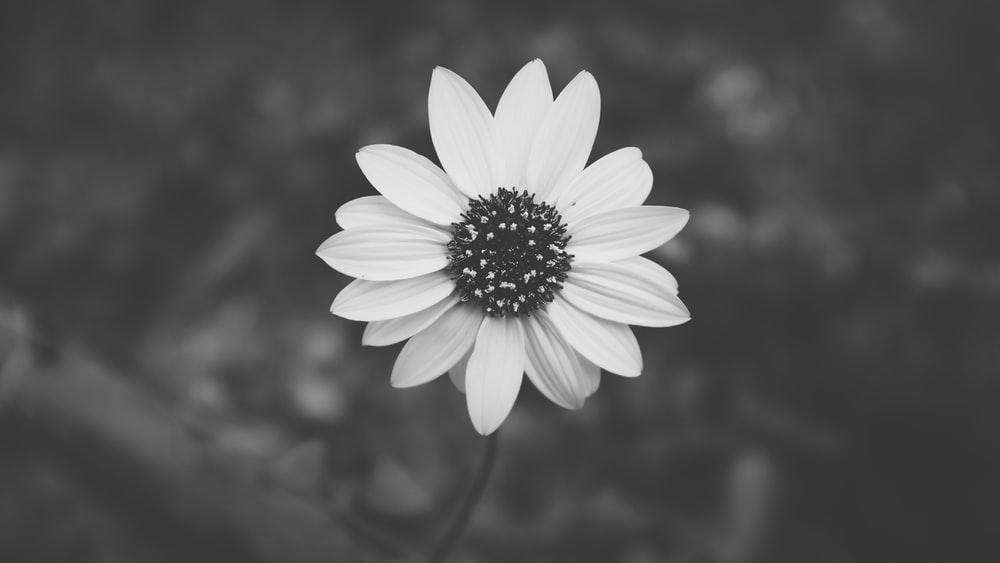
#> input picture Lab/Lab 1/Citra Tugas Lab 1/sunflower.jpg, 1000 x 563 px, found by its file name
$ jupyter execute Lab1_MuhammadIrfanJunaidi_1906293202.ipynb   (older library calls are emulated)
#> lines starting #> are read from the running program, lines starting #| are printed output that depends on the picture
[cell 1]
from skimage import io, color, util, exposure, filters, morphology
import numpy as np
import matplotlib.pyplot as plt

## **1. [40] Diberikan citra “flower.jpg” yang berukuran 563 x 1000.**

## a. [5] Tampilkan histogram citra tersebut dengan range intensitas 0 - 255

[cell 2]
i1 = io.imread("Citra Tugas Lab 1\sunflower.jpg")
#> i1 is the input picture: shape (563, 1000); min 4, max 255, mean 86.6

gray = util.img_as_ubyte(color.rgb2gray(i1))

plt.title("Original")
plt.hist(gray.flatten(), 256, range=(0,256))
plt.show()
#> figure, not shown here; tallest bar 26661 high, from x = 60 to 61

## b. [10] Lakukan histogram equalization terhadap citra tersebut kemudian tampilkan histogramnya.

[cell 3]
# Equalization
eq_i1 = exposure.equalize_hist(i1)
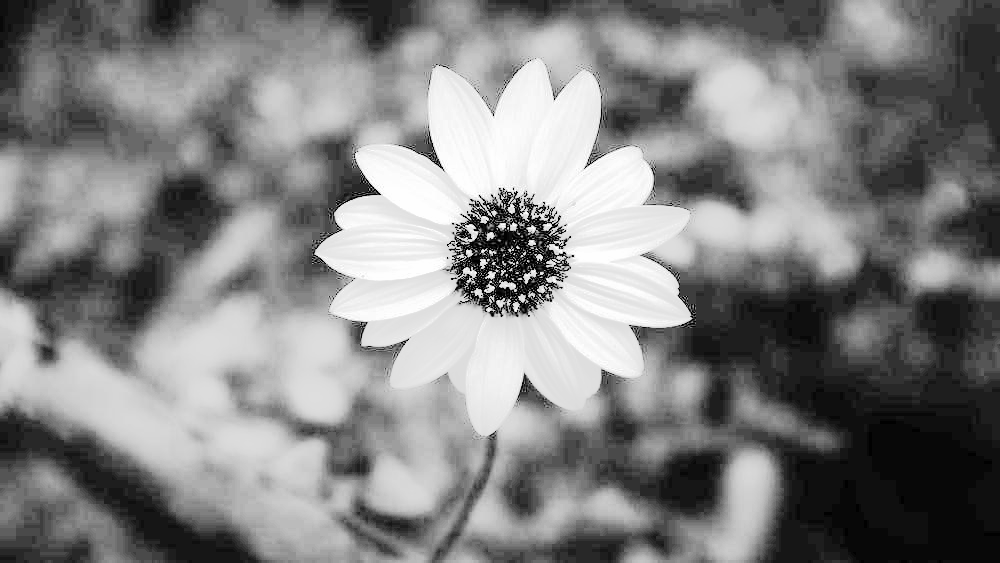
#> eq_i1: shape (563, 1000) float64; min 1.78e-06, max 1, mean 0.512

gray_eq = util.img_as_ubyte(color.rgb2gray(eq_i1))

plt.title("Histogram Equalization")
plt.hist(gray_eq.flatten(), 256, range=(0,256))
plt.show()
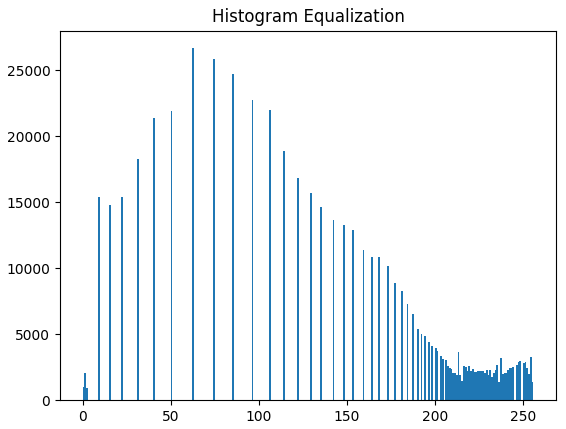
#> figure drawn by matplotlib, 1 panel; tallest bar 26661 high, from x = 62 to 63

## c. [10] Lakukan contrast stretching terhadap citra asli kemudian tampilkan histogramnya.

[cell 4]
# Contrast Stretching
mn = min(i1.flatten())
#> mn = 4
mx = max(i1.flatten())
#> mx = 255
b = int(np.floor(255 / (mx - mn)))
#> b = 1
i1_cs = (i1 - mn) * b

gray_cs = util.img_as_ubyte(color.rgb2gray(i1_cs))

plt.title("Contrast Stretching")
plt.hist(gray_cs.flatten(), 256, range=(0,256))
plt.show()
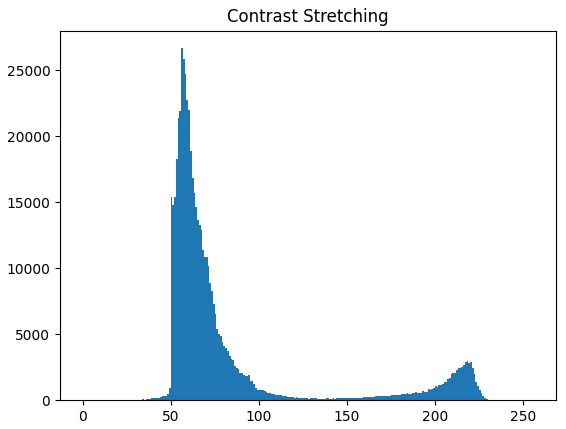
#> figure drawn by matplotlib, 1 panel; tallest bar 26661 high, from x = 56 to 57

## d. [15] Coba ceritakan perbedaan apa yang dapat anda temukan antara metode histogram equalization dan contrast stretching.

### **Histogram Equalization** mengubah pemetaan gray level menjadi lebih menyebar dalam range 0-255. Dapat dilihat bahwa pada hasil **Histogram Equalization** level kontras yang jumlahnya banyak dibuat renggang dan level kontras yang jumlahnya sedikit dibuat rapat. Sedangkan, **Contrast Stretching** memperluas range intensitas citra yang tadinya terbatas menjadi range intensitas penuh.

## **2. [30] Diberikan citra “iris.jpg” berukuran 254 x 199.**

## a. [10] Gunakan Sobel spatial filter dan Prewitt spatial filter untuk menemukan dan menampilkan horizontal edge dari citra tersebut

[cell 5]
i2 = io.imread("Citra Tugas Lab 1\iris.jpg")
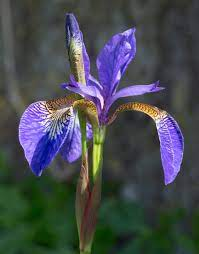
#> input picture Lab/Lab 1/Citra Tugas Lab 1/iris.jpg, 199 x 254 px, found by its file name
#> i2 is the input picture: shape (254, 199, 3); mean R, G, B 69.8, 73.9, 78.9
plt.figure(figsize=(10, 10))

gray2 = color.rgb2gray(i2)
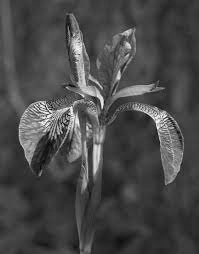
#> gray2: shape (254, 199) float64; min 0.011, max 0.98, mean 0.288

gray2_h_pre = util.img_as_ubyte(filters.prewitt_h(gray2))
gray2_h_sob = util.img_as_ubyte(filters.sobel_h(gray2))

plt.subplot(1,2,1); plt.imshow(gray2_h_pre, cmap="gray")
plt.title('Prewitt'); plt.axis("off")
plt.subplot(1,2,2); plt.imshow(gray2_h_sob, cmap="gray")
plt.title('Sobel'); plt.axis("off")

plt.show()

## b. [10] Gunakan Sobel spatial filter dan Prewitt spatial filter untuk menemukan dan menampilkan vertical edge dari citra tersebut

[cell 6]
plt.figure(figsize=(10, 10))

gray2_v_pre = util.img_as_ubyte(filters.prewitt_v(gray2))
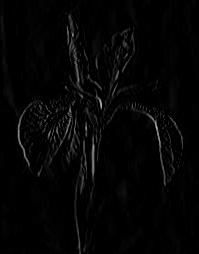
#> gray2_v_pre: shape (254, 199); min 0, max 183, mean 4.6
gray2_v_sob = util.img_as_ubyte(filters.sobel_v(gray2))

plt.subplot(1,2,1); plt.imshow(gray2_v_pre, cmap="gray")
plt.title('Prewitt'); plt.axis("off")
plt.subplot(1,2,2); plt.imshow(gray2_v_sob, cmap="gray")
plt.title('Sobel'); plt.axis("off")

plt.show()

## c. [10] Berdasarkan hasil 2a. dan 2b. temukan dan tampilkan edge keseluruhan dari citra tersebut

[cell 7]
plt.figure(figsize=(10, 10))

gray2_pre = util.img_as_ubyte(filters.prewitt(gray2))
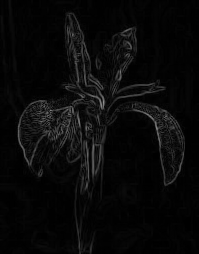
#> gray2_pre: shape (254, 199); min 0, max 145, mean 9.1
gray2_sob = util.img_as_ubyte(filters.sobel(gray2))

plt.subplot(1,2,1); plt.imshow(gray2_pre, cmap="gray")
plt.title('Prewitt'); plt.axis("off")
plt.subplot(1,2,2); plt.imshow(gray2_sob, cmap="gray")
plt.title('Sobel'); plt.axis("off")

plt.show()

## **3. [30] Diberikan gambar “starfish.png” berukuran 256 x 384 sebagai berikut:**

## a. [7.5] Terapkan median filter pada citra tersebut dengan ukuran kernel 9x9

[cell 8]
i3 = io.imread("Citra Tugas Lab 1\starfish.png")
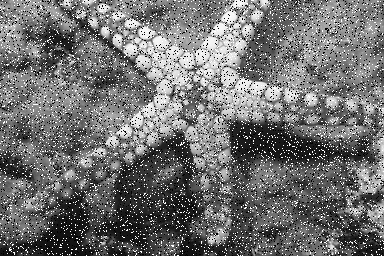
#> input picture Lab/Lab 1/Citra Tugas Lab 1/starfish.png, 384 x 256 px, found by its file name
#> i3 is the input picture: shape (256, 384); min 0, max 255, mean 111.8

gray3 = color.rgb2gray(i3)

gray3_med_fi = filters.rank.median(gray3, selem=morphology.square(9))
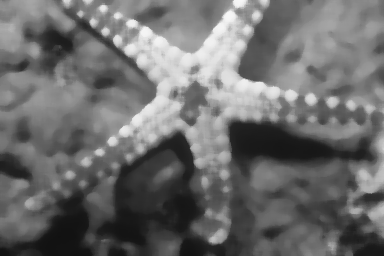
#> gray3_med_fi: shape (256, 384); min 17, max 247, mean 108.6

plt.title("Median Filter")
plt.imshow(gray3_med_fi, cmap="gray"); plt.axis("off")
plt.show()

## b. [7.5] Terapkan mean filter pada citra tersebut dengan ukuran kernel 9x9

[cell 9]
gray3 = color.rgb2gray(i3)

gray3_mea_fi = filters.rank.mean(gray3, selem=morphology.square(9))
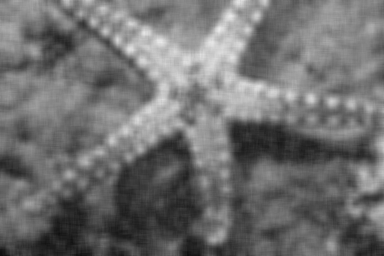
#> gray3_mea_fi: shape (256, 384); min 15, max 236, mean 111.3

plt.title("Mean Filter")
plt.imshow(gray3_mea_fi, cmap="gray"); plt.axis("off")
plt.show()
